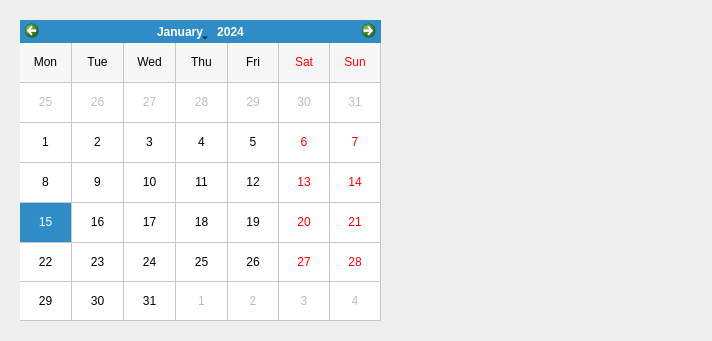
<?xml version="1.0" encoding="UTF-8"?>
<ui version="4.0">
 <class>calendar</class>
 <widget class="QDialog" name="calendar">
  <property name="geometry">
   <rect>
    <x>0</x>
    <y>0</y>
    <width>712</width>
    <height>341</height>
   </rect>
  </property>
  <property name="windowTitle">
   <string>记事簿·calener</string>
  </property>
  <widget class="QCalendarWidget" name="calendarWidget">
   <property name="geometry">
    <rect>
     <x>20</x>
     <y>20</y>
     <width>361</width>
     <height>301</height>
    </rect>
   </property>
   <property name="whatsThis">
    <string>&lt;html&gt;&lt;head/&gt;&lt;body&gt;&lt;p&gt;可在日期中添加记录事件&lt;/p&gt;&lt;/body&gt;&lt;/html&gt;</string>
   </property>
   <property name="inputMethodHints">
    <set>Qt::ImhNone</set>
   </property>
   <property name="gridVisible">
    <bool>true</bool>
   </property>
   <property name="selectionMode">
    <enum>QCalendarWidget::SingleSelection</enum>
   </property>
   <property name="verticalHeaderFormat">
    <enum>QCalendarWidget::NoVerticalHeader</enum>
   </property>
   <property name="navigationBarVisible">
    <bool>true</bool>
   </property>
   <property name="dateEditEnabled">
    <bool>true</bool>
   </property>
  </widget>
 </widget>
 <resources/>
 <connections/>
</ui>
